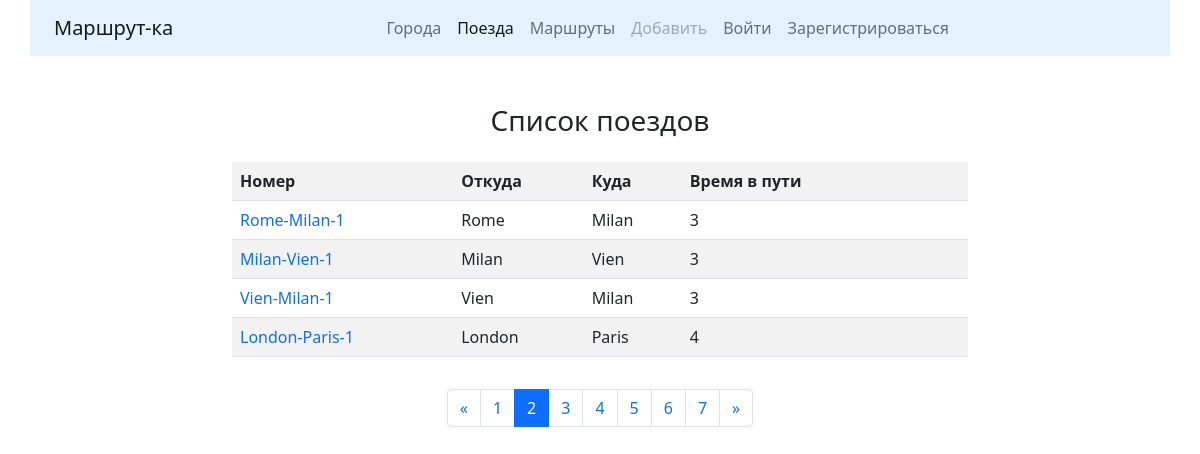
The app's page /trains/?page=2 with its own data.
### trains/models.py (models this page shows, shortened)
class Train(models.Model):
    name = models.CharField(max_length=50, unique=True, verbose_name="Номер поезда")
    travel_time = models.PositiveSmallIntegerField(verbose_name="Время в пути")
    departure_city = models.ForeignKey(City, on_delete=models.CASCADE,  # CASCADE - Приудалении данных в одной таблице удаляются и связанные данные в др. таблицах
                                       related_name="departure_city_set",  # Указание имени для набора (множества) экземпляров класса Train
                                       verbose_name="Город отправления"
                                       )
    destination_city = models.ForeignKey("cities.City", on_delete=models.CASCADE,  # К модели City можно обратиться не только импортировав такую модель,
                                         related_name="destination_city_set",  # from .. import City, но и указав напрямую название приложения и имя модели
                                         verbose_name="Город назначения"
                                         )
    class Meta:
        verbose_name = "Поезд"
        verbose_name_plural = "Поезда"
        ordering = ["travel_time"]

### cities/models.py (models this page shows, shortened)
class City(models.Model):
    name = models.CharField(max_length=128, unique=True, verbose_name="Город",)
    def __str__(self):
        return self.name
    class Meta:
        verbose_name = "Город"
        verbose_name_plural = "Города"
        ordering = ["name"]  # Сортировка объектов таблицы по имени

### trains/views.py (the view)
# urls.py: path('', TrainListView.as_view(), name="trains"),
class TrainListView(ListView):
    paginate_by = 4
    model = Train
    template_name = "trains/trains.html"

### trains/templates/trains/trains.html (shortened to what this page needs)
{% extends 'main/base.html' %}
{% block content %}
    <h3 align="center">Список поездов</h3>
    <div class="row">
        <div class="col-md-8 mx-auto my-3">
            <table class="table table-striped">
                <tr>
                    <th>Номер</th>
                    <th>Откуда</th>
                    <th>Куда</th>
                    <th>Время в пути</th>
                    <th>&nbsp;</th>
                    <th>&nbsp;</th>
                </tr>
                {% for object in page_obj %}
                    <tr>
                        <td><a href="{% url 'trains:detail' pk=object.id %}" style="text-decoration:none">{{object.name}}</a></td>
                        <td>{{object.departure_city}}</td>
                        <td>{{object.destination_city}}</td>
                        <td>{{object.travel_time}}</td>
                        {% if user.is_authenticated %}
                            <td><a href="{% url 'trains:update' pk=object.id %}">
                                <button type="submit" class="btn btn-outline-primary">Редактировать</button></a>
                            </td>
                            <td><a href="{% url 'trains:delete' pk=object.id %}">
                                <button type="submit" class="btn btn-outline-danger">Удалить</button></a>
                            </td>
                        {% else %}
                            <td>&nbsp;</td>
                            <td>&nbsp;</td>
                        {% endif %}
                    </tr>
                {% endfor %}
            </table>
        </div>
    </div>
    {% include 'main/pagination.html' %}
{% endblock %}

### records on screen
Train: name "Rome-Milan-1", departure_city "Rome", destination_city "Milan", travel_time "3"
Train: name "Milan-Vien-1", departure_city "Milan", destination_city "Vien", travel_time "3"
Train: name "Vien-Milan-1", departure_city "Vien", destination_city "Milan", travel_time "3"
Train: name "London-Paris-1", departure_city "London", destination_city "Paris", travel_time "4"

### other values on screen
{{ page }} "1" "2" "3" "4" "5" "6" "7"
